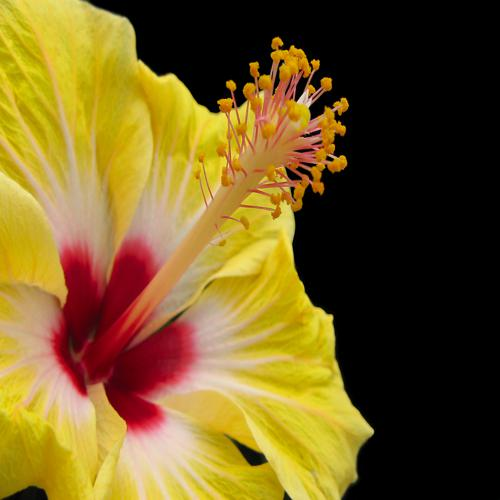
#> input picture resource/hibiscus500.jpg, 500 x 500 px
$ python joiningImg.py
#> lines starting #> are read from the running program, lines starting #| are printed output that depends on the picture
import cv2
import numpy as np

img = cv2.imread("resource/hibiscus500.jpg")
#> img is the input picture: shape (500, 500, 3); mean B, G, R 35, 92, 116.4
imgGray = cv2.cvtColor(img,cv2.COLOR_BGR2GRAY)
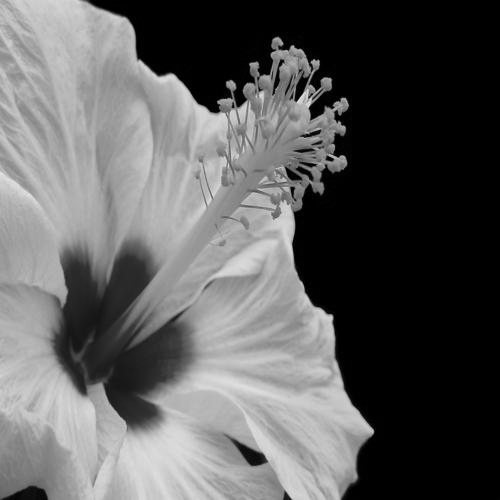
#> imgGray: shape (500, 500); min 0, max 234, mean 92.8
# horStack = np.hstack((img,img))
# verStack = np.vstack((img,img))

'''
The disadvantage of the above method are
- The images cannot be resized
- if two images are of difference channels (eg: one is gray and other is color), it will not work.
'''
# function to handle resize to two different image size
# resource: https://github.com/murtazahassan/Learn-OpenCV-in-3-hours/blob/master/chapter6.py
def stackImages (size,imgArray):
#> called with size = 0.5
    rows = len(imgArray)
    cols = len(imgArray[0])
    rowsAvailable = isinstance(imgArray[0], list)
    width = imgArray[0][0].shape[1]
    height = imgArray[0][0].shape[0]
    if rowsAvailable:
        for x in range ( 0, rows):
            for y in range(0, cols):
                if imgArray[x][y].shape[:2] == imgArray[0][0].shape [:2]:
                    imgArray[x][y] = cv2.resize(imgArray[x][y], (0, 0), None, size, size)
                else:
                    imgArray[x][y] = cv2.resize(imgArray[x][y], (imgArray[0][0].shape[1], imgArray[0][0].shape[0]), None, size, size)
                if len(imgArray[x][y].shape) == 2: imgArray[x][y]= cv2.cvtColor( imgArray[x][y], cv2.COLOR_GRAY2BGR)
        imageBlank = np.zeros((height, width, 3), np.uint8)
        hor = [imageBlank]*rows
        hor_con = [imageBlank]*rows
        for x in range(0, rows):
            hor[x] = np.hstack(imgArray[x])
        ver = np.vstack(hor)
    else:
        for x in range(0, rows):
            if imgArray[x].shape[:2] == imgArray[0].shape[:2]:
                imgArray[x] = cv2.resize(imgArray[x], (0, 0), None, size, size)
            else:
                imgArray[x] = cv2.resize(imgArray[x], (imgArray[0].shape[1], imgArray[0].shape[0]), None,size, size)
            if len(imgArray[x].shape) == 2: imgArray[x] = cv2.cvtColor(imgArray[x], cv2.COLOR_GRAY2BGR)
        hor= np.hstack(imgArray)
        ver = hor
    return ver

verStack = stackImages(0.5,([img,imgGray,img],[img,img,img]))
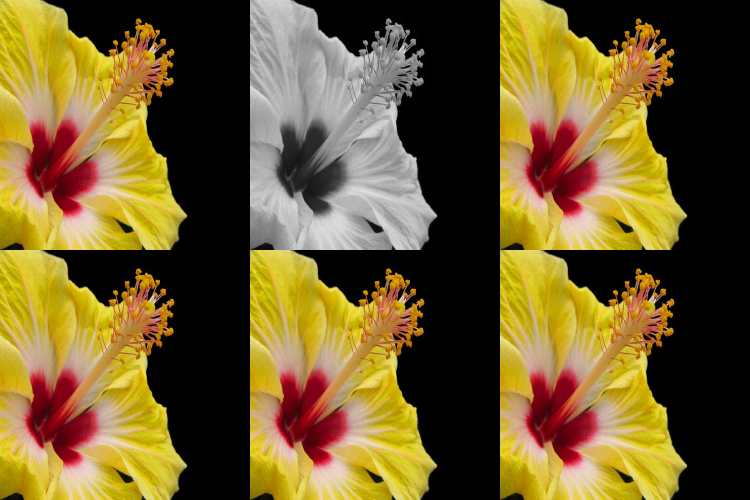
#> verStack: shape (500, 750, 3); mean B, G, R 44.7, 92.2, 112.5
cv2.imshow("Image", verStack)
cv2.waitKey(5000)

$ run again, with resource/hibiscus2.jpg copied over resource/hibiscus500.jpg
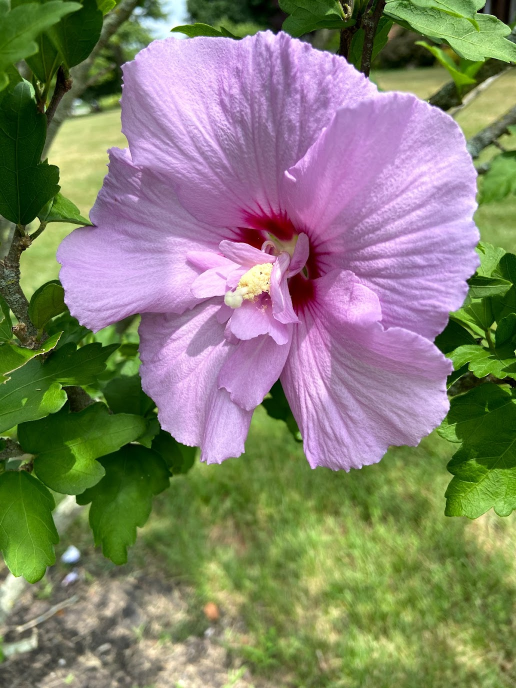
#> input picture resource/hibiscus2.jpg, 1032 x 1376 px (shown at 1/2 size)
#> img is the input picture: shape (1376, 1032, 3); mean B, G, R 110.5, 129.9, 132
#> `imgGray = cv2.cvtColor(img,cv2.COLOR_BGR2GRAY)`:
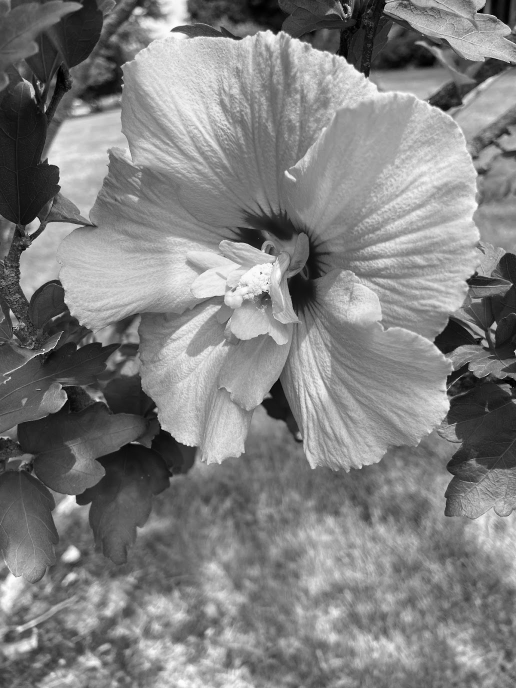
#> imgGray: shape (1376, 1032) (shown at 1/2 size); min 0, max 255, mean 128.3
#> `verStack = stackImages(0.5,([img,imgGray,img],[img,img,img]))`:
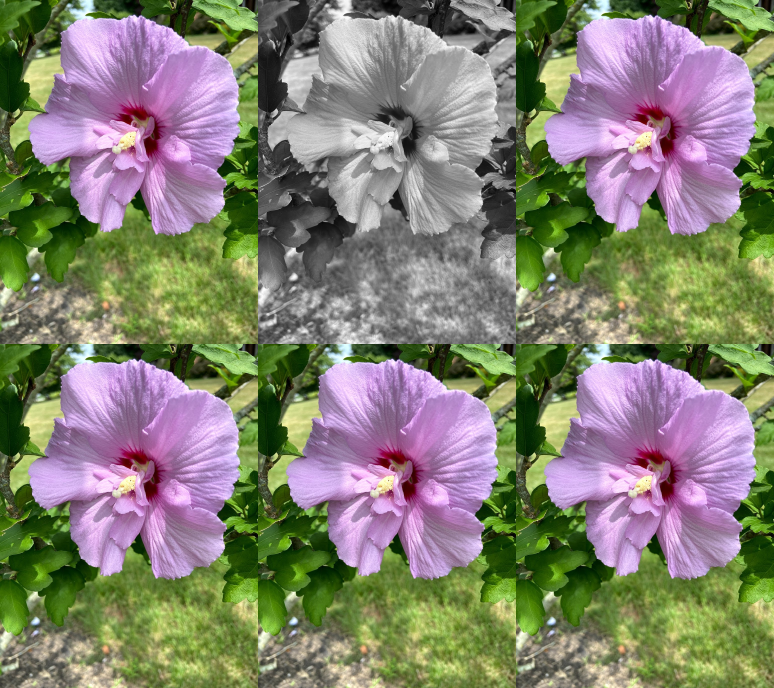
#> verStack: shape (1376, 1548, 3) (shown at 1/2 size); mean B, G, R 113.6, 129.8, 131.5

$ run again, with resource/cards1.jpg copied over resource/hibiscus500.jpg
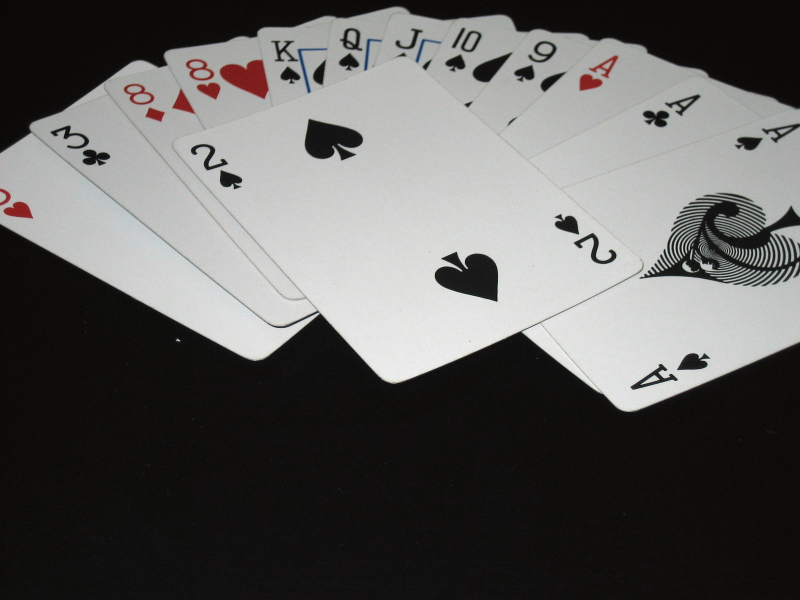
#> input picture resource/cards1.jpg, 1600 x 1200 px (shown at 1/2 size)
#> img is the input picture: shape (1200, 1600, 3); mean B, G, R 93.5, 95.1, 95.5
#> `verStack = stackImages(0.5,([img,imgGray,img],[img,img,img]))`:
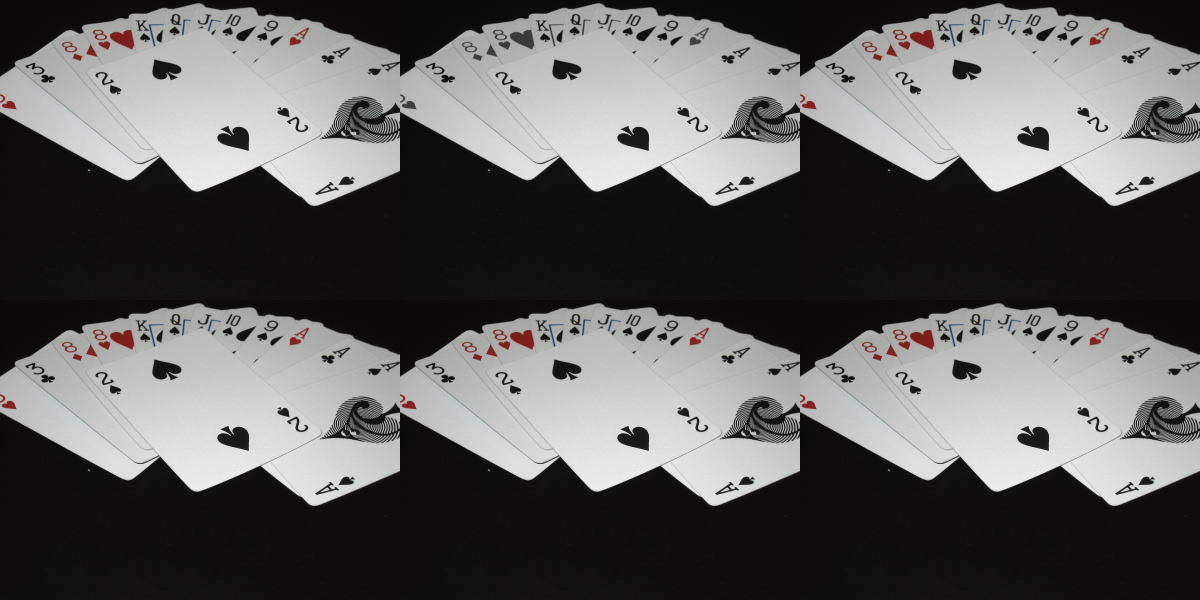
#> verStack: shape (1200, 2400, 3) (shown at 1/2 size); mean B, G, R 93.9, 95.3, 95.6
